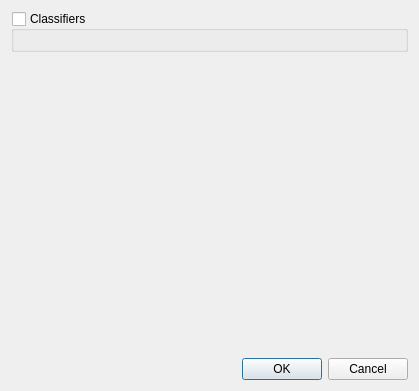
<?xml version="1.0" encoding="UTF-8"?>
<ui version="4.0">
 <class>vqPredefinedQueryDialog</class>
 <widget class="QDialog" name="vqPredefinedQueryDialog">
  <property name="geometry">
   <rect>
    <x>0</x>
    <y>0</y>
    <width>419</width>
    <height>391</height>
   </rect>
  </property>
  <property name="windowTitle">
   <string>Predefined Query</string>
  </property>
  <layout class="QVBoxLayout" name="verticalLayout_3">
   <item>
    <widget class="QScrollArea" name="scrollArea">
     <property name="frameShape">
      <enum>QFrame::NoFrame</enum>
     </property>
     <property name="widgetResizable">
      <bool>true</bool>
     </property>
     <widget class="QWidget" name="contentWidget">
      <property name="geometry">
       <rect>
        <x>0</x>
        <y>0</y>
        <width>407</width>
        <height>346</height>
       </rect>
      </property>
      <layout class="QVBoxLayout" name="verticalLayout_2">
       <property name="margin">
        <number>0</number>
       </property>
       <item>
        <widget class="QGroupBox" name="classifierGroup">
         <property name="title">
          <string>Classifiers</string>
         </property>
         <property name="checkable">
          <bool>true</bool>
         </property>
         <property name="checked">
          <bool>false</bool>
         </property>
         <layout class="QVBoxLayout" name="verticalLayout">
          <item>
           <widget class="vgMixerWidget" name="classifierFilter" native="true"/>
          </item>
         </layout>
        </widget>
       </item>
       <item>
        <widget class="QWidget" name="groupsWidget" native="true"/>
       </item>
       <item>
        <spacer name="verticalSpacer_2">
         <property name="orientation">
          <enum>Qt::Vertical</enum>
         </property>
         <property name="sizeHint" stdset="0">
          <size>
           <width>20</width>
           <height>40</height>
          </size>
         </property>
        </spacer>
       </item>
      </layout>
     </widget>
    </widget>
   </item>
   <item>
    <widget class="QDialogButtonBox" name="buttonBox">
     <property name="orientation">
      <enum>Qt::Horizontal</enum>
     </property>
     <property name="standardButtons">
      <set>QDialogButtonBox::Cancel|QDialogButtonBox::Ok</set>
     </property>
    </widget>
   </item>
  </layout>
 </widget>
 <customwidgets>
  <customwidget>
   <class>vgMixerWidget</class>
   <extends>QWidget</extends>
   <header location="global">vgMixerWidget.h</header>
   <container>1</container>
  </customwidget>
 </customwidgets>
 <resources>
  <include location="../../Icons/viqui.qrc"/>
 </resources>
 <connections>
  <connection>
   <sender>buttonBox</sender>
   <signal>rejected()</signal>
   <receiver>vqPredefinedQueryDialog</receiver>
   <slot>reject()</slot>
   <hints>
    <hint type="sourcelabel">
     <x>188</x>
     <y>271</y>
    </hint>
    <hint type="destinationlabel">
     <x>179</x>
     <y>149</y>
    </hint>
   </hints>
  </connection>
  <connection>
   <sender>buttonBox</sender>
   <signal>accepted()</signal>
   <receiver>vqPredefinedQueryDialog</receiver>
   <slot>accept()</slot>
   <hints>
    <hint type="sourcelabel">
     <x>139</x>
     <y>261</y>
    </hint>
    <hint type="destinationlabel">
     <x>139</x>
     <y>140</y>
    </hint>
   </hints>
  </connection>
 </connections>
</ui>
